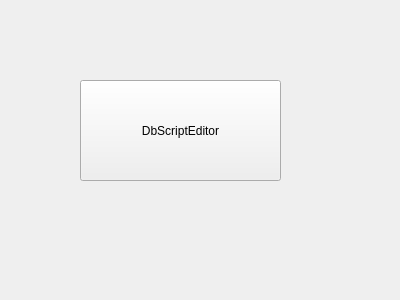
<?xml version="1.0" encoding="UTF-8"?>
<ui version="4.0">
 <class>DbScriptEditorPageForm</class>
 <widget class="QWidget" name="DbScriptEditorPageForm">
  <property name="geometry">
   <rect>
    <x>0</x>
    <y>0</y>
    <width>400</width>
    <height>300</height>
   </rect>
  </property>
  <property name="windowTitle">
   <string>Form</string>
  </property>
  <widget class="QPushButton" name="pushButton">
   <property name="geometry">
    <rect>
     <x>80</x>
     <y>80</y>
     <width>201</width>
     <height>101</height>
    </rect>
   </property>
   <property name="text">
    <string>DbScriptEditor</string>
   </property>
  </widget>
 </widget>
 <resources/>
 <connections/>
</ui>
